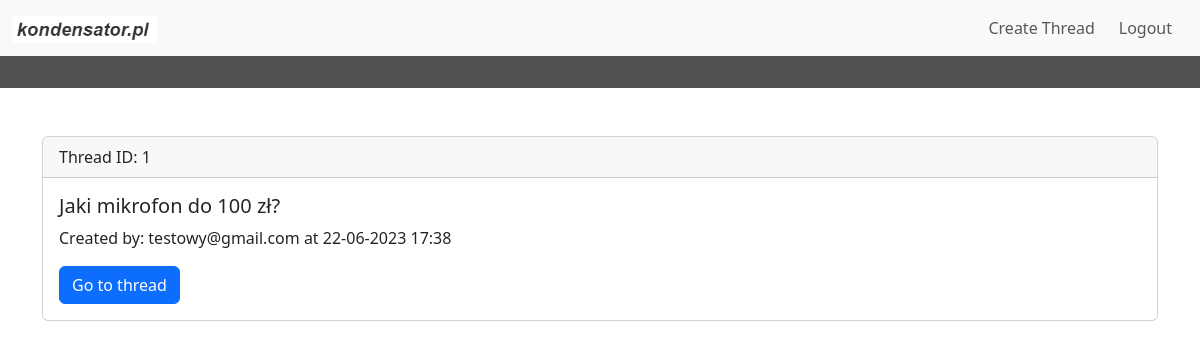
Before: /topic/1 (signed in) with the older database file.
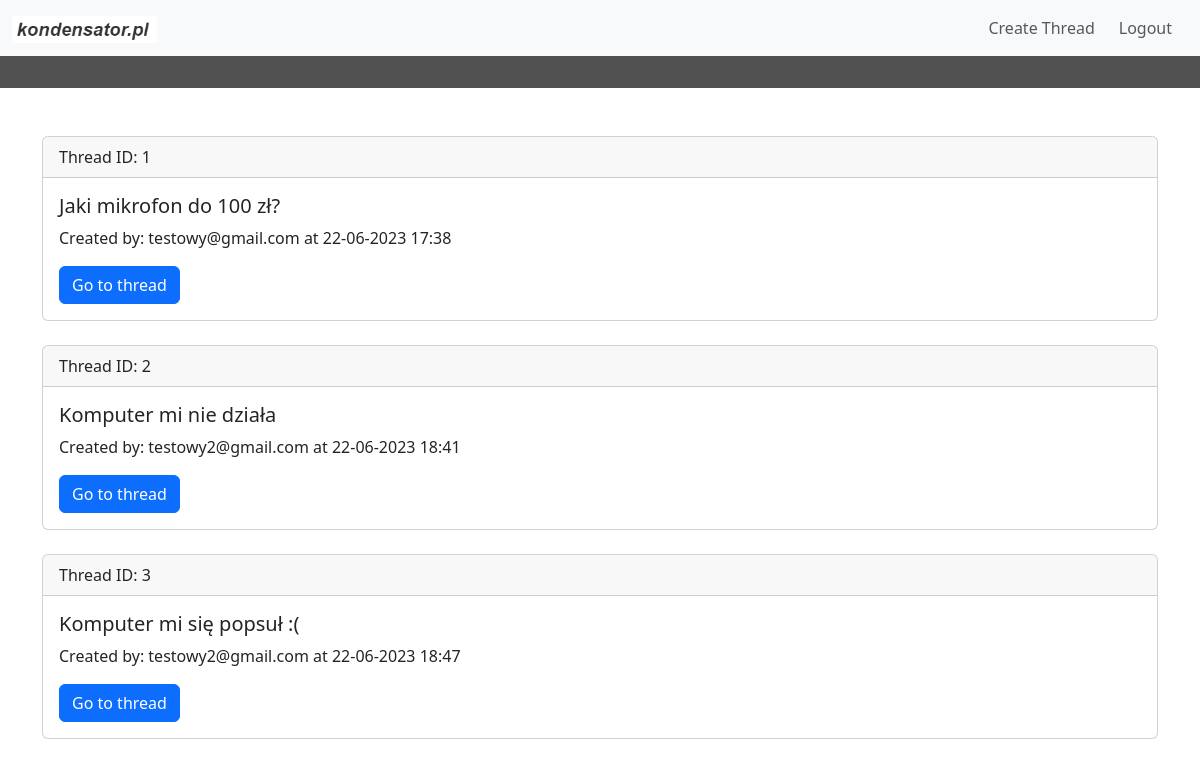
After: the same page with the newer database file.
### website/models.py (models this page shows)
class Thread(db.Model):
    id = db.Column(db.Integer, primary_key=True)
    title = db.Column(db.String(255))
    date = db.Column(db.DateTime(timezone=True), default=func.now())
    user_id = db.Column(db.Integer, db.ForeignKey('user.id'))
    topic_id = db.Column(db.Integer, db.ForeignKey('topic.id'))

class User(db.Model, UserMixin):
    id = db.Column(db.Integer, primary_key=True)
    email = db.Column(db.String(128), unique=True)
    password = db.Column(db.String(150))
    threads = db.relationship('Thread')
    posts = db.relationship('Post')

### website/views.py (the view)
@views.route('/topic/<int:topic_id>')
@login_required
def topic_view(topic_id):
    topic = Topic.query.get_or_404(topic_id)
    threads = Thread.query.filter_by(topic_id=topic_id).all()
    thread_list = []
    for thread in threads:
        user = User.query.get(thread.user_id)
        thread_dict = {
            'id': thread.id,
            'title': thread.title,
            'author_email': user.email,
            'created_at': thread.date
        }
        thread_list.append(thread_dict)
    return render_template('topic.html', user=current_user, threads=thread_list, topic_id=topic_id)

### website/templates/topic.html (shortened to what this page needs)
{% extends "base.html" %}
{% block content %}
    <div class="container mt-5">
        {% for thread in threads %}
            <div class="card mb-4">
                <div class="card-header">
                    Thread ID: {{ thread.id }}
                </div>
                <div class="card-body">
                    <h5 class="card-title">{{ thread.title }}</h5>
                    <p class="card-text">Created by: {{ thread.author_email }} at {{ thread.created_at.strftime('%d-%m-%Y %H:%M') }}</p>
                    <a href="{{ url_for('views.thread_view', thread_id=thread.id) }}" class="btn btn-primary">Go to thread</a>
                </div>
            </div>
        {% endfor %}
    </div>
{% endblock %}

### website/templates/base.html (shortened to what this page needs)
<!doctype html>
<html lang="en">
  <head>
    <link href="https://cdn.jsdelivr.net/npm/bootstrap@5.3.0/dist/css/bootstrap.min.css" rel="stylesheet">
  </head>
  <body>
    <nav class="navbar navbar-expand-lg bg-body-tertiary">
      <div class="container-fluid">
        <a class="navbar-brand" href="/">
          <img src="/static/logo.png" height="27">
        </a>
        <div class="d-flex navbar-nav">
          {% if user.is_authenticated %}
              {% if topic_id %}
                  <a class="nav-item nav-link me-2" id="create-thread" href={{ url_for('views.create_thread', topic_id=topic_id) }}>Create Thread</a>
              {% endif %}
          <a class="nav-item nav-link me-2" id="logout" href="/logout">Logout</a>
          {% else %}
          <a class="nav-item nav-link me-2" id="login" href="/login">Login</a>
          <a class="nav-item nav-link me-2" id="sign-up" href="/sign-up">Sign Up</a>
          {% endif %}
        </div>
      </div>
    </nav>
    <div class="p-3" style="background: #515151"></div>
    {% block content %}
    {% endblock %}
  </body>
</html>

Changed rows visible on the page:
added Thread: title "Komputer mi nie działa", created_at "22-06-2023 18:41"
added User: author_email "testowy2@gmail.com" "testowy2@gmail.com"
added Thread: title "Komputer mi się popsuł :(", created_at "22-06-2023 18:47"
Other visible differences:
new list line: "Thread ID: 2 Created by: at Go to thread"
new list line: "Thread ID: 3 Created by: at Go to thread"
